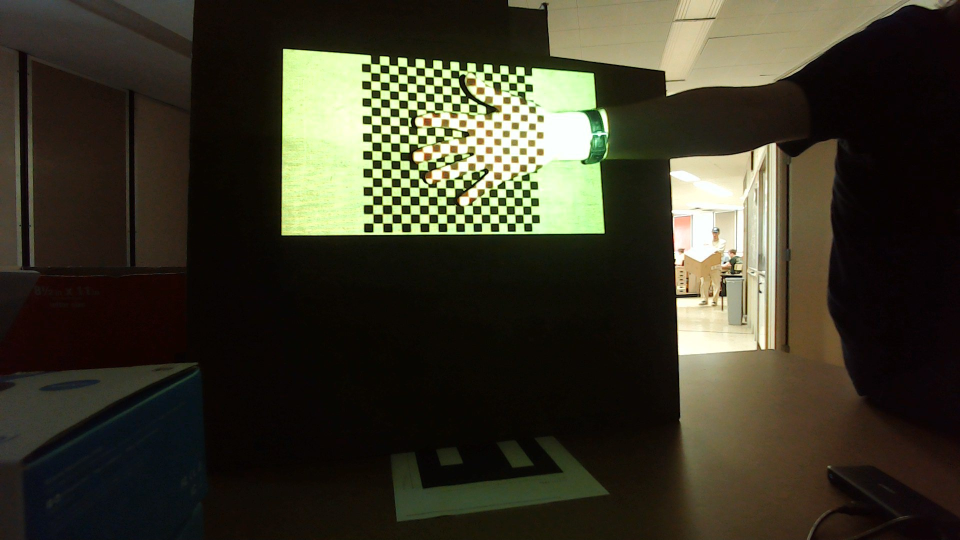
#> input picture testPictures/WIN_20241001_12_32_36_Pro.jpg, 1920 x 1080 px (shown at 1/2 size); its folder holds 6 pictures in this run
$ jupyter execute ColorSpaceTesting.ipynb
#> lines starting #> are read from the running program, lines starting #| are printed output that depends on the picture; after the words box and inside, x2 and y2 are one past the last pixel; in counts of white or black regions, pixels touching at a corner belong together
[cell 1]
import cv2
import glob
import matplotlib.pyplot as plt
import numpy as np
images = glob.glob('*.jpg')
print(images)

[cell 2]
imgClr = cv2.imread("WIN_20241001_12_32_36_Pro.jpg")
#> imgClr is the input picture: shape (1080, 1920, 3); mean B, G, R 41.5, 56.7, 59.6
img = cv2.cvtColor(imgClr, cv2.COLOR_BGR2GRAY)
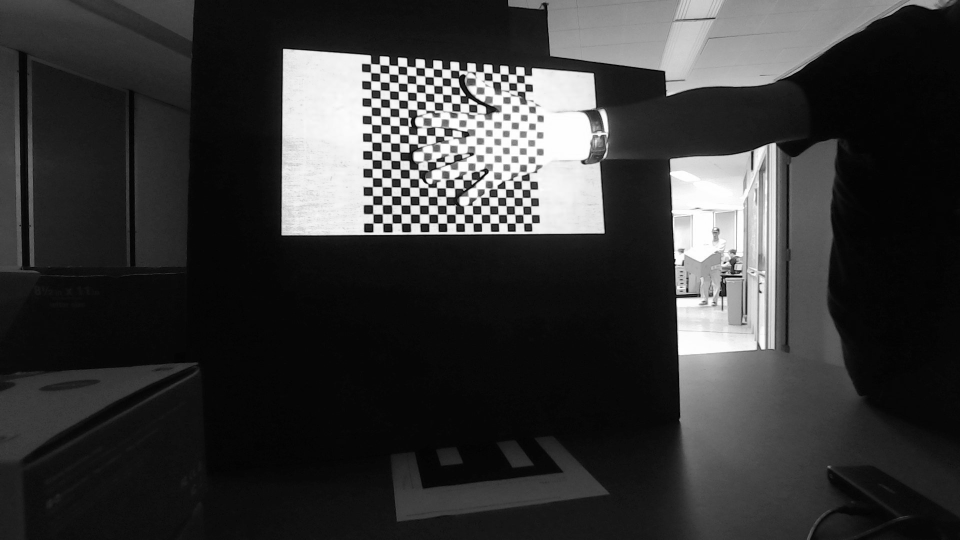
#> img: shape (1080, 1920) (shown at 1/2 size); min 0, max 255, mean 55.9
img = cv2.cvtColor(img, cv2.COLOR_GRAY2BGR)
#> img: shape (1080, 1920, 3)

img2 = cv2.imread('image.png')
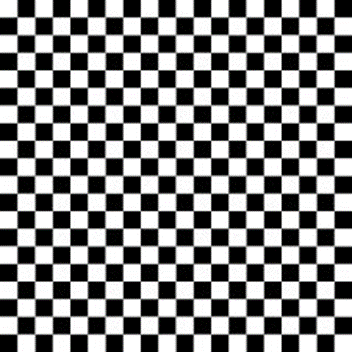
#> input picture testPictures/image.png, 352 x 352 px
#> img2 is the input picture: shape (352, 352, 3); mean B, G, R 129.6, 129.6, 129.6
gray = cv2.cvtColor(img2, cv2.COLOR_BGR2GRAY)
#invert the image
#scale intensity down by 0.8
gray = cv2.convertScaleAbs(gray, alpha=0.7, beta=0)
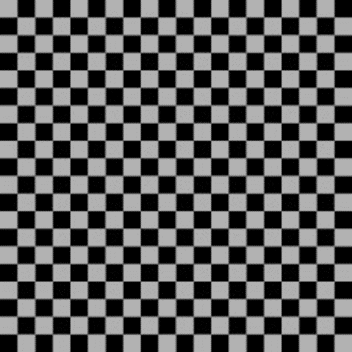
#> gray: shape (352, 352); min 0, max 178, mean 90.6

img2 = cv2.cvtColor(gray, cv2.COLOR_GRAY2BGR)
_, threshold1 = cv2.threshold(img, 80, 255, cv2.THRESH_BINARY)
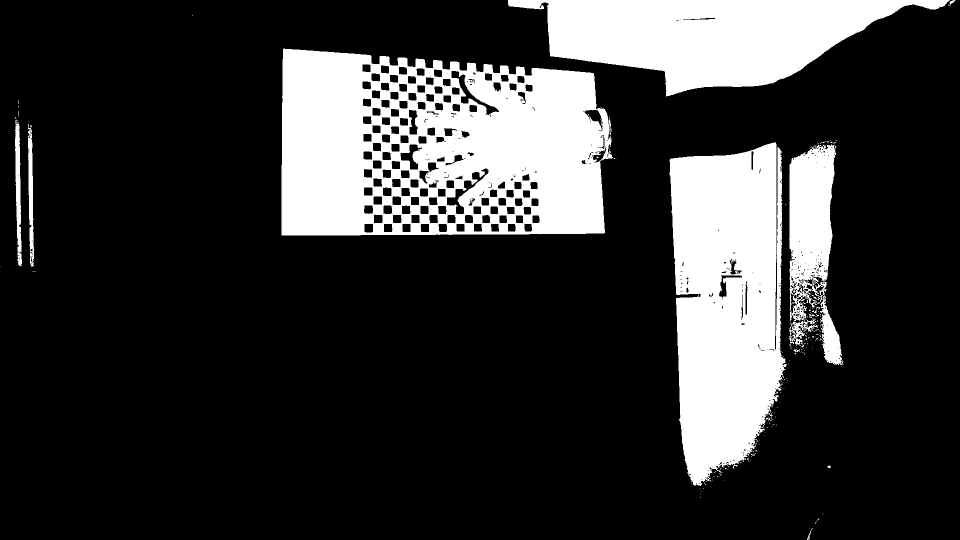
#> threshold1: shape (1080, 1920, 3) (shown at 1/2 size); 21.2% white; 219 white regions (202 under 20 px), largest, box (x1, y1, x2, y2) and area: (563, 97, 1226, 471) 188504, (1339, 285, 1574, 972) 124082, (1016, 0, 1899, 193) 93260
rows,cols, ch = img.shape
#> rows = 1080; cols = 1920; ch = 3

pts1 = np.float32([[0,0],[352,0],[0,352],[352,352]])
pts2 = np.float32([[723,110],[1063,138],[728,465],[1082, 462]]) # stadium tile coords

M = cv2.getPerspectiveTransform(pts1,pts2)
dst = cv2.warpPerspective(img2,M,(cols,rows))
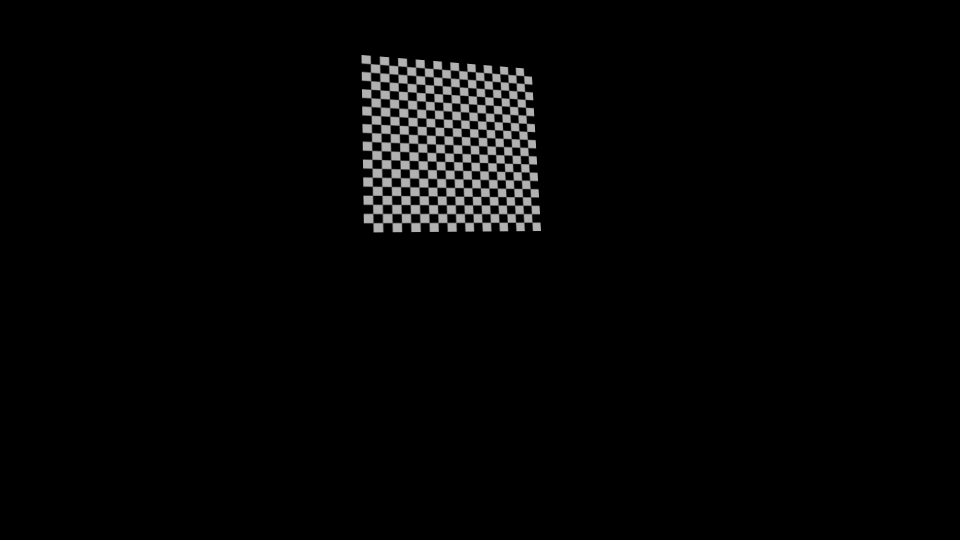
#> dst: shape (1080, 1920, 3) (shown at 1/2 size); min 0, max 178, mean 5.1
sub = cv2.subtract(img, dst)
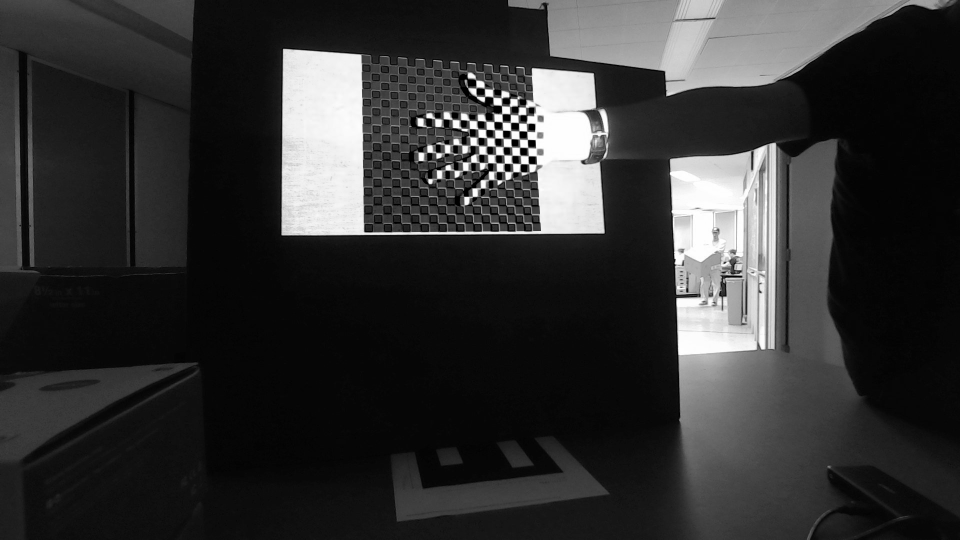
#> sub: shape (1080, 1920, 3) (shown at 1/2 size); min 0, max 255, mean 51
add = cv2.add(img, dst)
#blurred sub
blurSub = cv2.GaussianBlur(sub, (3,3), 0)
#get only bright and dark pixels
plt.imshow(sub)
plt.show()
plt.imshow(add)
plt.show()
brightPix = cv2.inRange(sub, (200,200,200), (255,255,255))
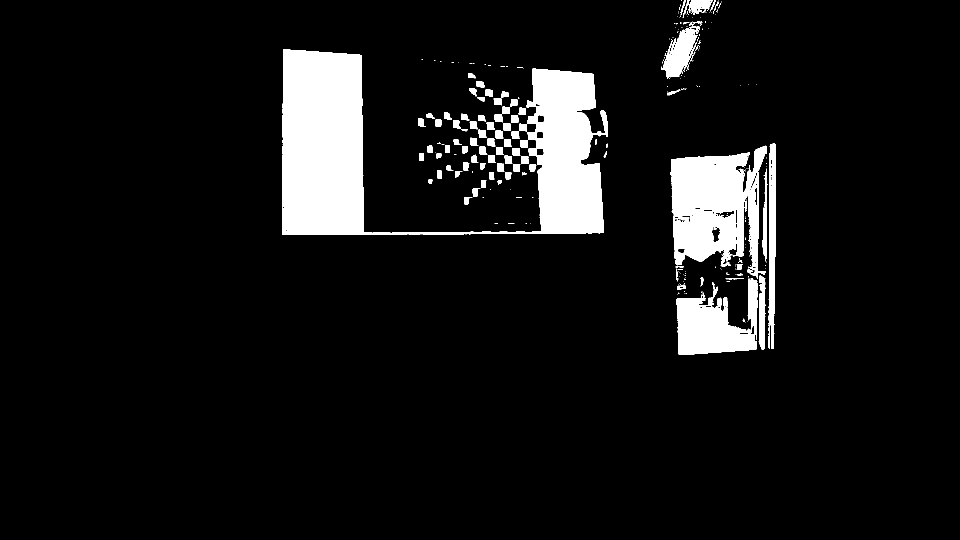
#> brightPix: shape (1080, 1920) (shown at 1/2 size); 8.2% white; 277 white regions (192 under 20 px), largest, box (x1, y1, x2, y2) and area: (564, 98, 1216, 470) 99120, (1340, 291, 1534, 558) 32020, (1353, 556, 1515, 710) 14871
darkPix = cv2.inRange(sub, (0,0,0), (20,20,20))
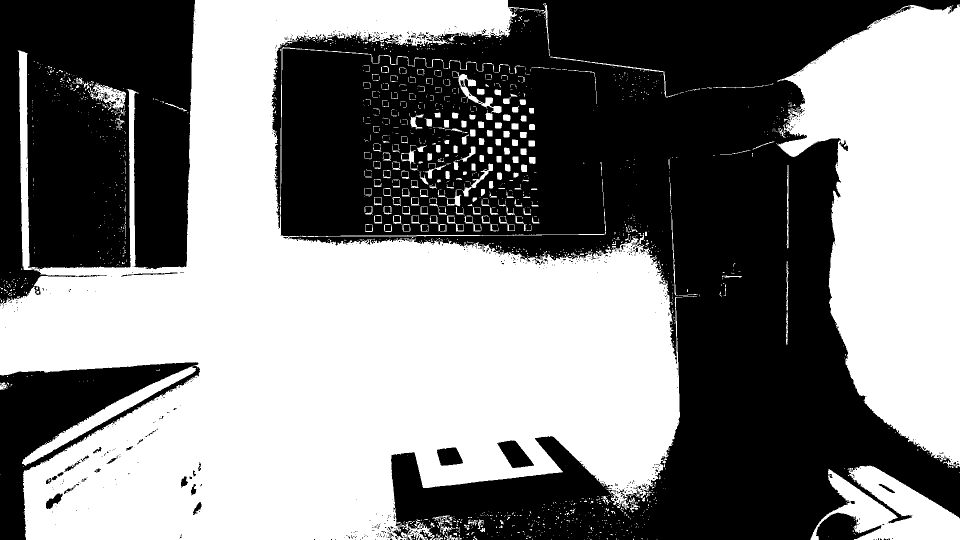
#> darkPix: shape (1080, 1920) (shown at 1/2 size); 50.4% white; 772 black regions (712 under 20 px), largest, box (x1, y1, x2, y2) and area: (543, 0, 1920, 1080) 771161, (0, 0, 390, 609) 194505, (0, 724, 400, 1080) 47275
plt.imshow(brightPix)
plt.show()
plt.imshow(darkPix)
plt.show()
#add bright and dark pixels
final = cv2.add(brightPix, darkPix)
#> final: shape (1080, 1920); 58.6% white; 908 black regions (829 under 20 px), largest, box (x1, y1, x2, y2) and area: (543, 0, 1920, 1080) 598993, (0, 0, 390, 609) 194505, (0, 724, 400, 1080) 47275
plt.imshow(final)
plt.show()

final = cv2.GaussianBlur(final, (31,31), 0)
final = cv2.inRange(final, 50,230)
#> final: shape (1080, 1920); 13.6% white; 75 white regions (9 under 20 px), largest, box (x1, y1, x2, y2) and area: (538, 0, 1920, 1080) 191747, (0, 0, 396, 614) 35239, (0, 719, 405, 1080) 19682
plt.imshow(final)
plt.show()
superImpose = cv2.bitwise_and(imgClr, imgClr, mask=final)
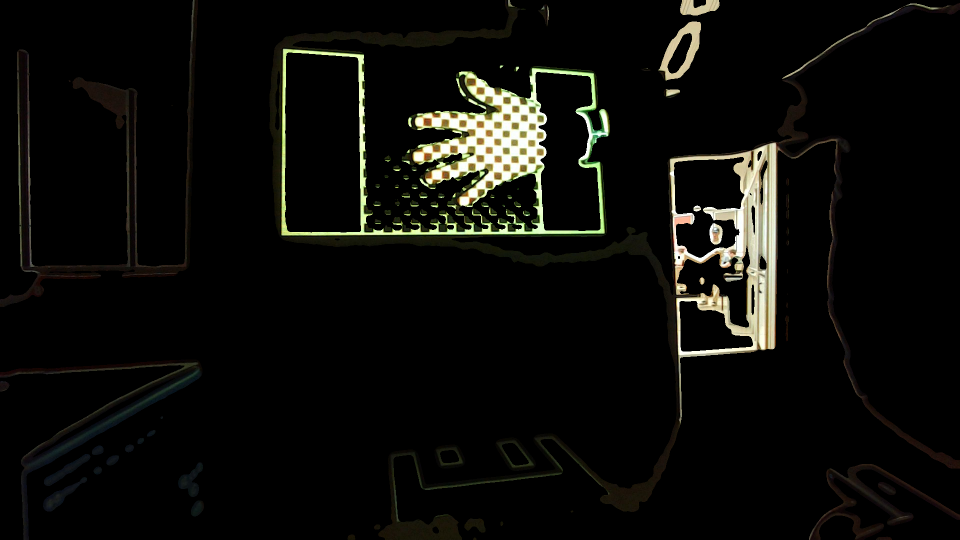
#> superImpose: shape (1080, 1920, 3) (shown at 1/2 size); mean B, G, R 9.9, 12.9, 12.9
hsvIm = cv2.cvtColor(superImpose, cv2.COLOR_BGR2HSV)
#> hsvIm: shape (1080, 1920, 3); mean H, S, V 5.2, 15.3, 13.6
#shift hue to skin tone
hsvIm[:,:,0] = np.ones_like(hsvIm[:,:,0])*15
#> hsvIm: shape (1080, 1920, 3); mean H, S, V 15, 15.3, 13.6
#shift saturation to 0
hsvIm[:,:,1] = np.ones_like(hsvIm[:,:,1])*255
#> hsvIm: shape (1080, 1920, 3); mean H, S, V 15, 255, 13.6
#blur saturation
hsvIm[:,:,2] = cv2.GaussianBlur(hsvIm[:,:,2], (51,51), 0)
#> hsvIm: shape (1080, 1920, 3); mean H, S, V 15, 255, 13.6
final = cv2.cvtColor(hsvIm, cv2.COLOR_HSV2RGB)
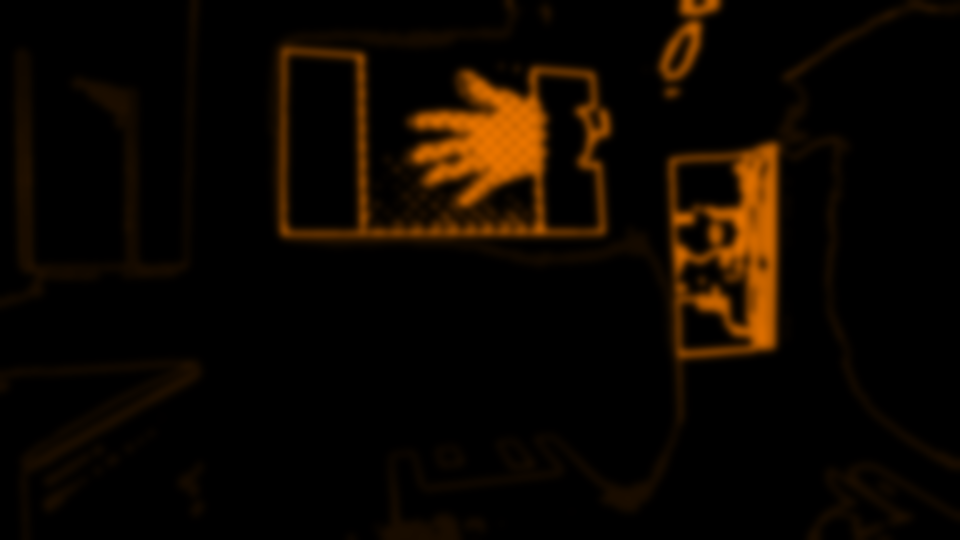
#> final: shape (1080, 1920, 3) (shown at 1/2 size); mean R, G, B 13.6, 6.7, 0
plt.imshow(final)
plt.show()
